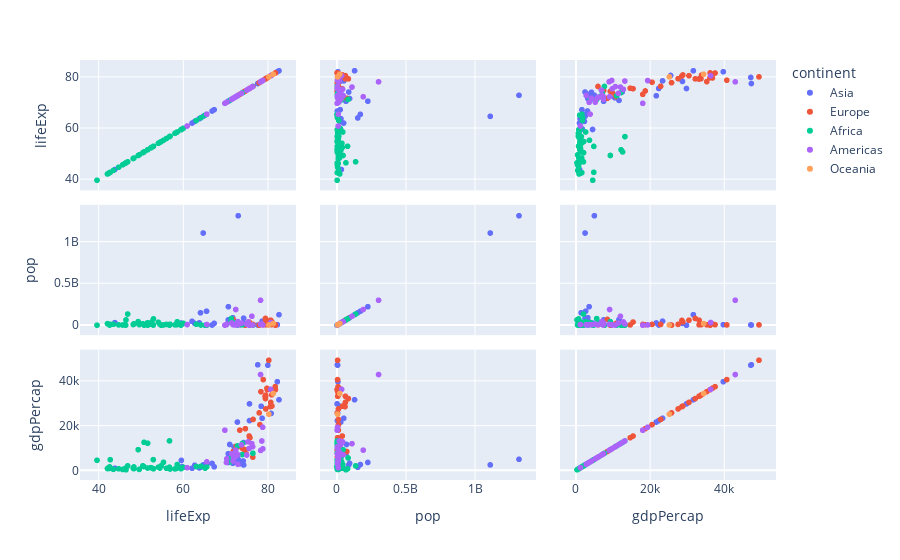

Notebook code cell kept with this figure:
### Markdown cell above
En este gráfico, utilizamos el conjunto de datos "gapminder" y creamos una matriz de dispersión (scatter matrix) utilizando Plotly Express. La matriz de dispersión es una herramienta poderosa para visualizar la relación entre múltiples variables numéricas en un solo vistazo.

En la matriz de dispersión, cada variable numérica del conjunto de datos se representa en un eje, y se generan gráficos de dispersión en los cuadros de la matriz para comparar todas las posibles combinaciones de variables. En este caso, hemos seleccionado las variables "Esperanza de Vida" (lifeExp), "Población" (pop) y "PIB per cápita" (gdpPercap) para crear la matriz de dispersión.

### Code cell
fig = px.scatter_matrix(df, dimensions=["lifeExp", "pop", "gdpPercap"], color="continent")
fig.show()

### Figure 1 — Plotly figure (JSON) as saved in the notebook; plotly's stock layout.template omitted (floating-point values rounded to 4 significant figures)
{"data": [{"dimensions": [{"axis": {"matches": true}, "label": "lifeExp", "values": [43.83, 75.64, 64.06, 59.72, 72.96, 82.21, 64.7, 70.65, 70.96, 59.55, 80.75, 82.6, 72.53, 67.3, 78.62, 77.59, 71.99, 74.24, 66.8, 62.07, 63.78, 75.64, 65.48, 71.69, 72.78, 79.97, 72.4, 74.14, 78.4, 70.62, 74.25, 73.42, 62.7]}, {"axis": {"matches": true}, "label": "pop", "values": [31889923, 708573, 150448339, 14131858, 1318683096, 6980412, 1110396331, 223547000, 69453570, 27499638, 6426679, 127467972, 6053193, 23301725, 49044790, 2505559, 3921278, 24821286, 2874127, 47761980, 28901790, 3204897, 169270617, 91077287, 27601038, 4553009, 20378239, 19314747, 23174294, 65068149, 85262356, 4018332, 22211743]}, {"axis": {"matches": true}, "label": "gdpPercap", "values": [974.6, 29800.0, 1391.0, 1714.0, 4959.0, 39720.0, 2452.0, 3541.0, 11610.0, 4471.0, 25520.0, 31660.0, 4519.0, 1593.0, 23350.0, 47310.0, 10460.0, 12450.0, 3096.0, 944, 1091.0, 22320.0, 2606.0, 3190.0, 21650.0, 47140.0, 3970.0, 4185.0, 28720.0, 7458.0, 2442.0, 3025.0, 2281.0]}], "hovertemplate": "continent=Asia<br>%{xaxis.title.text}=%{x}<br>%{yaxis.title.text}=%{y}<extra></extra>", "legendgroup": "Asia", "marker": {"color": "#636efa", "symbol": "circle"}, "name": "Asia", "showlegend": true, "type": "splom"}, {"dimensions": [{"axis": {"matches": true}, "label": "lifeExp", "values": [76.42, 79.83, 79.44, 74.85, 73.0, 75.75, 76.49, 78.33, 79.31, 80.66, 79.41, 79.48, 73.34, 81.76, 78.89, 80.55, 74.54, 79.76, 80.2, 75.56, 78.1, 72.48, 74.0, 74.66, 77.93, 80.94, 80.88, 81.7, 71.78, 79.42]}, {"axis": {"matches": true}, "label": "pop", "values": [3600523, 8199783, 10392226, 4552198, 7322858, 4493312, 10228744, 5468120, 5238460, 61083916, 82400996, 10706290, 9956108, 301931, 4109086, 58147733, 684736, 16570613, 4627926, 38518241, 10642836, 22276056, 10150265, 5447502, 2009245, 40448191, 9031088, 7554661, 71158647, 60776238]}, {"axis": {"matches": true}, "label": "gdpPercap", "values": [5937.0, 36130.0, 33690.0, 7446.0, 10680.0, 14620.0, 22830.0, 35280.0, 33210.0, 30470.0, 32170.0, 27540.0, 18010.0, 36180.0, 40680.0, 28570.0, 9254.0, 36800.0, 49360.0, 15390.0, 20510.0, 10810.0, 9787.0, 18680.0, 25770.0, 28820.0, 33860.0, 37510.0, 8458.0, 33200.0]}], "hovertemplate": "continent=Europe<br>%{xaxis.title.text}=%{x}<br>%{yaxis.title.text}=%{y}<extra></extra>", "legendgroup": "Europe", "marker": {"color": "#EF553B", "symbol": "circle"}, "name": "Europe", "showlegend": true, "type": "splom"}, {"dimensions": [{"axis": {"matches": true}, "label": "lifeExp", "values": [72.3, 42.73, 56.73, 50.73, 52.3, 49.58, 50.43, 44.74, 50.65, 65.15, 46.46, 55.32, 48.33, 54.79, 71.34, 51.58, 58.04, 52.95, 56.73, 59.45, 60.02, 56.01, 46.39, 54.11, 42.59, 45.68, 73.95, 59.44, 48.3, 54.47, 64.16, 72.8, 71.16, 42.08, 52.91, 56.87, 46.86, 76.44, 46.24, 65.53, 63.06, 42.57, 48.16, 49.34, 58.56, 39.61, 52.52, 58.42, 73.92, 51.54, 42.38, 43.49]}, {"axis": {"matches": true}, "label": "pop", "values": [33333216, 12420476, 8078314, 1639131, 14326203, 8390505, 17696293, 4369038, 10238807, 710960, 64606759, 3800610, 18013409, 496374, 80264543, 551201, 4906585, 76511887, 1454867, 1688359, 22873338, 9947814, 1472041, 35610177, 2012649, 3193942, 6036914, 19167654, 13327079, 12031795, 3270065, 1250882, 33757175, 19951656, 2055080, 12894865, 135031164, 798094, 8860588, 199579, 12267493, 6144562, 9118773, 43997828, 42292929, 1133066, 38139640, 5701579, 10276158, 29170398, 11746035, 12311143]}, {"axis": {"matches": true}, "label": "gdpPercap", "values": [6223.0, 4797.0, 1441.0, 12570.0, 1217.0, 430.1, 2042.0, 706.0, 1704.0, 986.1, 277.6, 3633.0, 1545.0, 2082.0, 5581.0, 12150.0, 641.4, 690.8, 13210.0, 752.7, 1328.0, 942.7, 579.2, 1463.0, 1569.0, 414.5, 12060.0, 1045.0, 759.3, 1043.0, 1803.0, 10960.0, 3820.0, 823.7, 4811.0, 619.7, 2014.0, 7670.0, 863.1, 1598.0, 1712.0, 862.5, 926.1, 9270.0, 2602.0, 4513.0, 1107.0, 883.0, 7093.0, 1056.0, 1271.0, 469.7]}], "hovertemplate": "continent=Africa<br>%{xaxis.title.text}=%{x}<br>%{yaxis.title.text}=%{y}<extra></extra>", "legendgroup": "Africa", "marker": {"color": "#00cc96", "symbol": "circle"}, "name": "Africa", "showlegend": true, "type": "splom"}, {"dimensions": [{"axis": {"matches": true}, "label": "lifeExp", "values": [75.32, 65.55, 72.39, 80.65, 78.55, 72.89, 78.78, 78.27, 72.23, 74.99, 71.88, 70.26, 60.92, 70.2, 72.57, 76.19, 72.9, 75.54, 71.75, 71.42, 78.75, 69.82, 78.24, 76.38, 73.75]}, {"axis": {"matches": true}, "label": "pop", "values": [40301927, 9119152, 190010647, 33390141, 16284741, 44227550, 4133884, 11416987, 9319622, 13755680, 6939688, 12572928, 8502814, 7483763, 2780132, 108700891, 5675356, 3242173, 6667147, 28674757, 3942491, 1056608, 301139947, 3447496, 26084662]}, {"axis": {"matches": true}, "label": "gdpPercap", "values": [12780.0, 3822.0, 9066.0, 36320.0, 13170.0, 7007.0, 9645.0, 8948.0, 6025.0, 6873.0, 5728.0, 5186.0, 1202.0, 3548.0, 7321.0, 11980.0, 2749.0, 9809.0, 4173.0, 7409.0, 19330.0, 18010.0, 42950.0, 10610.0, 11420.0]}], "hovertemplate": "continent=Americas<br>%{xaxis.title.text}=%{x}<br>%{yaxis.title.text}=%{y}<extra></extra>", "legendgroup": "Americas", "marker": {"color": "#ab63fa", "symbol": "circle"}, "name": "Americas", "showlegend": true, "type": "splom"}, {"dimensions": [{"axis": {"matches": true}, "label": "lifeExp", "values": [81.23, 80.2]}, {"axis": {"matches": true}, "label": "pop", "values": [20434176, 4115771]}, {"axis": {"matches": true}, "label": "gdpPercap", "values": [34440.0, 25190.0]}], "hovertemplate": "continent=Oceania<br>%{xaxis.title.text}=%{x}<br>%{yaxis.title.text}=%{y}<extra></extra>", "legendgroup": "Oceania", "marker": {"color": "#FFA15A", "symbol": "circle"}, "name": "Oceania", "showlegend": true, "type": "splom"}], "layout": {"dragmode": "select", "legend": {"title": {"text": "continent"}, "tracegroupgap": 0}, "margin": {"t": 60}}}
